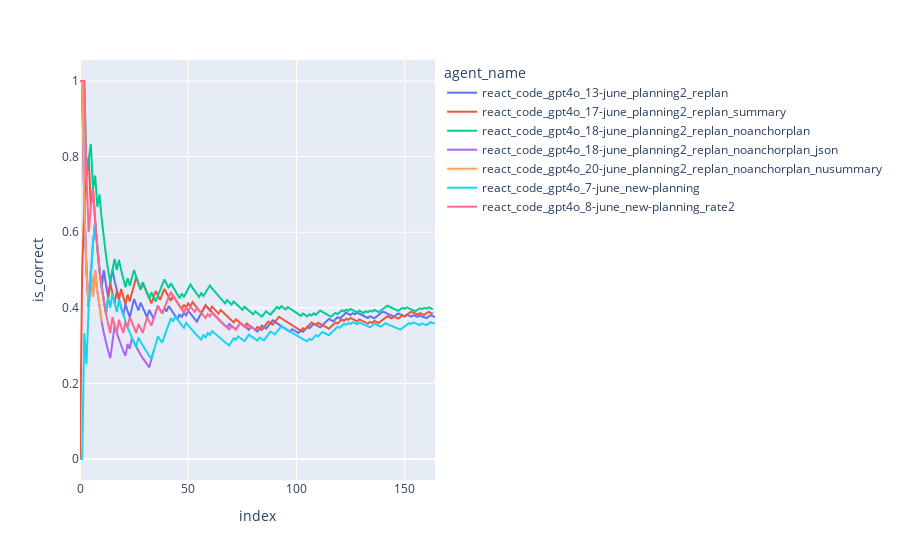

Notebook source saved alongside this figure:
### Code cell
import plotly.express as px

cumulative_df = (
    sel_df.groupby("agent_name")["is_correct"]
    .expanding(min_periods=1, axis=0, method="single")
    .mean()
    .reset_index()
).rename(columns={"level_1": "index"})
cumulative_df["question"] = cumulative_df.apply(
    lambda row: sel_df.loc[sel_df["agent_name"] == row["agent_name"]].iloc[
        row["index"]
    ]["question"][:50],
    axis=1,
)

px.line(
    cumulative_df,
    color="agent_name",
    x="index",
    y="is_correct",
    hover_data="question",
)

### Figure 1 — Plotly figure (JSON) as saved in the notebook; plotly's stock layout.template omitted (floating-point values rounded to 4 significant figures; data arrays with more than 128 entries replaced by an {"elided": "..."} marker saying what was removed)
{"data": [{"customdata": {"elided": "165x1 str values"}, "hovertemplate": "agent_name=react_code_gpt4o_13-june_planning2_replan<br>index=%{x}<br>is_correct=%{y}<br>question=%{customdata[0]}<extra></extra>", "legendgroup": "react_code_gpt4o_13-june_planning2_replan", "line": {"color": "#636efa", "dash": "solid"}, "marker": {"symbol": "circle"}, "mode": "lines", "name": "react_code_gpt4o_13-june_planning2_replan", "orientation": "v", "showlegend": true, "type": "scatter", "x": {"elided": "165 int values"}, "xaxis": "x", "y": {"elided": "165 float values"}, "yaxis": "y"}, {"customdata": {"elided": "164x1 str values"}, "hovertemplate": "agent_name=react_code_gpt4o_17-june_planning2_replan_summary<br>index=%{x}<br>is_correct=%{y}<br>question=%{customdata[0]}<extra></extra>", "legendgroup": "react_code_gpt4o_17-june_planning2_replan_summary", "line": {"color": "#EF553B", "dash": "solid"}, "marker": {"symbol": "circle"}, "mode": "lines", "name": "react_code_gpt4o_17-june_planning2_replan_summary", "orientation": "v", "showlegend": true, "type": "scatter", "x": {"elided": "164 int values"}, "xaxis": "x", "y": {"elided": "164 float values"}, "yaxis": "y"}, {"customdata": {"elided": "164x1 str values"}, "hovertemplate": "agent_name=react_code_gpt4o_18-june_planning2_replan_noanchorplan<br>index=%{x}<br>is_correct=%{y}<br>question=%{customdata[0]}<extra></extra>", "legendgroup": "react_code_gpt4o_18-june_planning2_replan_noanchorplan", "line": {"color": "#00cc96", "dash": "solid"}, "marker": {"symbol": "circle"}, "mode": "lines", "name": "react_code_gpt4o_18-june_planning2_replan_noanchorplan", "orientation": "v", "showlegend": true, "type": "scatter", "x": {"elided": "164 int values"}, "xaxis": "x", "y": {"elided": "164 float values"}, "yaxis": "y"}, {"customdata": [["A paper about AI regulation that was originally su"], ["I’m researching species that became invasive after"], ["If we assume all articles published by Nature in 2"], ["In Unlambda, what exact charcter or text needs to "], ["If Eliud Kipchoge could maintain his record-making"], ["The attached spreadsheet shows the inventory for a"], ["How many studio albums were published by Mercedes "], ["The object in the British Museum's collection with"], ["According to github, when was Regression added to "], ["Here's a fun riddle that I think you'll enjoy.\n\nYo"], ["In July 2, 1959 United States standards for grades"], ["Using the Biopython library in Python, parse the P"], ["What are the EC numbers of the two most commonly u"], ["In April of 1977, who was the Prime Minister of th"], ["What's the last line of the rhyme under the flavor"], ["Use density measures from the chemistry materials "], ["What was the volume in m^3 of the fish bag that wa"], ["What is the average number of pre-2020 works on th"], ["In the video https://www.youtube.com/watch?v=L1vXC"], ["Of the authors (First M. Last) that worked on the "], ["When you take the average of the standard populati"], ["In Series 9, Episode 11 of Doctor Who, the Doctor "], ["In terms of geographical distance between capital "], ["In the NCATS PubChem compound database for Food Ad"], ["I need to fact-check a citation. This is the citat"], ["Which contributor to the version of OpenCV where s"], ["What integer-rounded percentage of the total lengt"], ["An office held a Secret Santa gift exchange where "], ["What is the maximum length in meters of #9 in the "], ["What two-word type of model did Manash Pratim Kash"], ["What animals that were mentioned in both Ilias Lag"], ["How many High Energy Physics - Lattice articles li"], ["The photograph in the Whitney Museum of American A"], [".rewsna eht sa \"tfel\" drow eht fo etisoppo eht eti"], ["What is the minimum number of page links a person "]], "hovertemplate": "agent_name=react_code_gpt4o_18-june_planning2_replan_noanchorplan_json<br>index=%{x}<br>is_correct=%{y}<br>question=%{customdata[0]}<extra></extra>", "legendgroup": "react_code_gpt4o_18-june_planning2_replan_noanchorplan_json", "line": {"color": "#ab63fa", "dash": "solid"}, "marker": {"symbol": "circle"}, "mode": "lines", "name": "react_code_gpt4o_18-june_planning2_replan_noanchorplan_json", "orientation": "v", "showlegend": true, "type": "scatter", "x": [0, 1, 2, 3, 4, 5, 6, 7, 8, 9, 10, 11, 12, 13, 14, 15, 16, 17, 18, 19, 20, 21, 22, 23, 24, 25, 26, 27, 28, 29, 30, 31, 32, 33, 34], "xaxis": "x", "y": [1, 1, 0.6667, 0.5, 0.4, 0.5, 0.4286, 0.5, 0.4444, 0.4, 0.3636, 0.3333, 0.3077, 0.2857, 0.2667, 0.3125, 0.3529, 0.3333, 0.3158, 0.3, 0.2857, 0.2727, 0.3043, 0.2917, 0.32, 0.3077, 0.2963, 0.2857, 0.2759, 0.2667, 0.2581, 0.25, 0.2424, 0.2647, 0.2857], "yaxis": "y"}, {"customdata": [["A paper about AI regulation that was originally su"], ["I’m researching species that became invasive after"], ["If we assume all articles published by Nature in 2"], ["In Unlambda, what exact charcter or text needs to "], ["If Eliud Kipchoge could maintain his record-making"], ["The attached spreadsheet shows the inventory for a"], ["How many studio albums were published by Mercedes "], ["The object in the British Museum's collection with"], ["According to github, when was Regression added to "], ["Here's a fun riddle that I think you'll enjoy.\n\nYo"], ["In July 2, 1959 United States standards for grades"]], "hovertemplate": "agent_name=react_code_gpt4o_20-june_planning2_replan_noanchorplan_nusummary<br>index=%{x}<br>is_correct=%{y}<br>question=%{customdata[0]}<extra></extra>", "legendgroup": "react_code_gpt4o_20-june_planning2_replan_noanchorplan_nusummary", "line": {"color": "#FFA15A", "dash": "solid"}, "marker": {"symbol": "circle"}, "mode": "lines", "name": "react_code_gpt4o_20-june_planning2_replan_noanchorplan_nusummary", "orientation": "v", "showlegend": true, "type": "scatter", "x": [0, 1, 2, 3, 4, 5, 6, 7, 8, 9, 10], "xaxis": "x", "y": [1, 1, 0.6667, 0.5, 0.4, 0.5, 0.4286, 0.5, 0.4444, 0.4, 0.3636], "yaxis": "y"}, {"customdata": {"elided": "165x1 str values"}, "hovertemplate": "agent_name=react_code_gpt4o_7-june_new-planning<br>index=%{x}<br>is_correct=%{y}<br>question=%{customdata[0]}<extra></extra>", "legendgroup": "react_code_gpt4o_7-june_new-planning", "line": {"color": "#19d3f3", "dash": "solid"}, "marker": {"symbol": "circle"}, "mode": "lines", "name": "react_code_gpt4o_7-june_new-planning", "orientation": "v", "showlegend": true, "type": "scatter", "x": {"elided": "165 int values"}, "xaxis": "x", "y": {"elided": "165 float values"}, "yaxis": "y"}, {"customdata": [["A paper about AI regulation that was originally su"], ["I’m researching species that became invasive after"], ["If we assume all articles published by Nature in 2"], ["In Unlambda, what exact charcter or text needs to "], ["If Eliud Kipchoge could maintain his record-making"], ["The attached spreadsheet shows the inventory for a"], ["How many studio albums were published by Mercedes "], ["The object in the British Museum's collection with"], ["According to github, when was Regression added to "], ["Here's a fun riddle that I think you'll enjoy.\n\nYo"], ["In July 2, 1959 United States standards for grades"], ["Using the Biopython library in Python, parse the P"], ["What are the EC numbers of the two most commonly u"], ["In April of 1977, who was the Prime Minister of th"], ["What's the last line of the rhyme under the flavor"], ["Use density measures from the chemistry materials "], ["What was the volume in m^3 of the fish bag that wa"], ["What is the average number of pre-2020 works on th"], ["In the video https://www.youtube.com/watch?v=L1vXC"], ["Of the authors (First M. Last) that worked on the "], ["When you take the average of the standard populati"], ["Assuming scientists in the famous youtube video Th"], ["In Series 9, Episode 11 of Doctor Who, the Doctor "], ["In terms of geographical distance between capital "], ["In the NCATS PubChem compound database for Food Ad"], ["I need to fact-check a citation. This is the citat"], ["Which contributor to the version of OpenCV where s"], ["What integer-rounded percentage of the total lengt"], ["An office held a Secret Santa gift exchange where "], ["What is the maximum length in meters of #9 in the "], ["What two-word type of model did Manash Pratim Kash"], ["What animals that were mentioned in both Ilias Lag"], ["How many High Energy Physics - Lattice articles li"], ["The photograph in the Whitney Museum of American A"], [".rewsna eht sa \"tfel\" drow eht fo etisoppo eht eti"], ["What is the minimum number of page links a person "], ["Each cell in the attached spreadsheet represents a"], ["Which of the text elements under CATEGORIES in the"], ["I went to Virtue restaurant & bar in Chicago for m"], ["¬(A ∧ B) ↔ (¬A ∨ ¬B)\n¬(A ∨ B) ↔ (¬A ∧ ¬B)\n(A → B) "], ["My family reunion is this week, and I was assigned"], ["In Emily Midkiff's June 2014 article in a journal "], ["It is 1999. Before you party like it is 1999, plea"], ["Under DDC 633 on Bielefeld University Library's BA"], ["In the 2018 VSCode blog post on replit.com, what w"], ["Compute the check digit the Tropicos ID for the Or"], ["What time was the Tri-Rail train that carried the "], ["Could you help me out with this assignment? Our pr"], ["How many applicants for the job in the PDF are onl"], ["In Valentina Re’s contribution to the 2017 book “W"], ["In the fictional language of Tizin, basic sentence"], ["The Metropolitan Museum of Art has a portrait in i"], ["In Nature journal's Scientific Reports conference "], ["The attached file contains a list of vendors in th"], ["According to Google Finance, when was the first ye"], ["Review the chess position provided in the image. I"], ["According to Box Office Mojo's 2020 Worldwide Box "], ["In the year 2022, and before December, what does \""], ["Who nominated the only Featured Article on English"], ["What writer is quoted by Merriam-Webster for the W"], ["How many pages if the 2023 IPCC report (85 pages v"], ["Given this table defining * on the set S = {a, b, "], ["The following numbers function similarly to ISBN 1"], ["How many images are there in the latest 2022 Lego "], ["The attached file shows a list of books in the col"], ["I was trying to remember how well the Cheater Beat"], ["As a comma separated list with no whitespace, usin"], ["On a leap day before the year 2008, a joke was rem"], ["What is the volume in milliliters of a system comp"], ["The Latin root of the Yola word \"gimlie\" shares a "], ["Find the value of x to the nearest tenth: Lx = (d/"], ["In the endnote found in the second-to-last paragra"], ["Using bass clef notes, what is the age of someone "], ["On July 15, 2008, Phys.org published an article ab"], ["The attached file lists accommodations in the reso"], ["In the NIH translation of the original 1913 Michae"], ["How many edits were made to the Wikipedia page on "], ["You are a telecommunications engineer who wants to"], ["If there is anything that doesn't make sense in th"], ["I was referencing each of the tables in the file f"], ["How many nonindigenous crocodiles were found in Fl"], ["The work referenced in footnote 397 of Federico La"]], "hovertemplate": "agent_name=react_code_gpt4o_8-june_new-planning_rate2<br>index=%{x}<br>is_correct=%{y}<br>question=%{customdata[0]}<extra></extra>", "legendgroup": "react_code_gpt4o_8-june_new-planning_rate2", "line": {"color": "#FF6692", "dash": "solid"}, "marker": {"symbol": "circle"}, "mode": "lines", "name": "react_code_gpt4o_8-june_new-planning_rate2", "orientation": "v", "showlegend": true, "type": "scatter", "x": [0, 1, 2, 3, 4, 5, 6, 7, 8, 9, 10, 11, 12, 13, 14, 15, 16, 17, 18, 19, 20, 21, 22, 23, 24, 25, 26, 27, 28, 29, 30, 31, 32, 33, 34, 35, 36, 37, 38, 39, 40, 41, 42, 43, 44, 45, 46, 47, 48, 49, 50, 51, 52, 53, 54, 55, 56, 57, 58, 59, 60, 61, 62, 63, 64, 65, 66, 67, 68, 69, 70, 71, 72, 73, 74, 75, 76, 77, 78, 79, 80, 81], "xaxis": "x", "y": [1, 1, 1, 0.75, 0.6, 0.6667, 0.7143, 0.625, 0.5556, 0.5, 0.4545, 0.4167, 0.3846, 0.3571, 0.3333, 0.375, 0.3529, 0.3333, 0.3684, 0.35, 0.3333, 0.3636, 0.3478, 0.375, 0.36, 0.3462, 0.3333, 0.3571, 0.3448, 0.3333, 0.3548, 0.375, 0.3636, 0.3529, 0.3714, 0.3889, 0.4054, 0.3947, 0.3846, 0.4, 0.4146, 0.4286, 0.4419, 0.4318, 0.4222, 0.413, 0.4043, 0.3958, 0.3878, 0.4, 0.3922, 0.4038, 0.3962, 0.3889, 0.4, 0.3929, 0.386, 0.3793, 0.3729, 0.3833, 0.377, 0.3871, 0.381, 0.375, 0.3692, 0.3636, 0.3582, 0.3529, 0.3478, 0.3429, 0.3521, 0.3472, 0.3425, 0.3514, 0.36, 0.3553, 0.3506, 0.3462, 0.3544, 0.35, 0.3457, 0.3415], "yaxis": "y"}], "layout": {"legend": {"title": {"text": "agent_name"}, "tracegroupgap": 0}, "margin": {"t": 60}, "xaxis": {"anchor": "y", "domain": [0, 1], "title": {"text": "index"}}, "yaxis": {"anchor": "x", "domain": [0, 1], "title": {"text": "is_correct"}}}}
